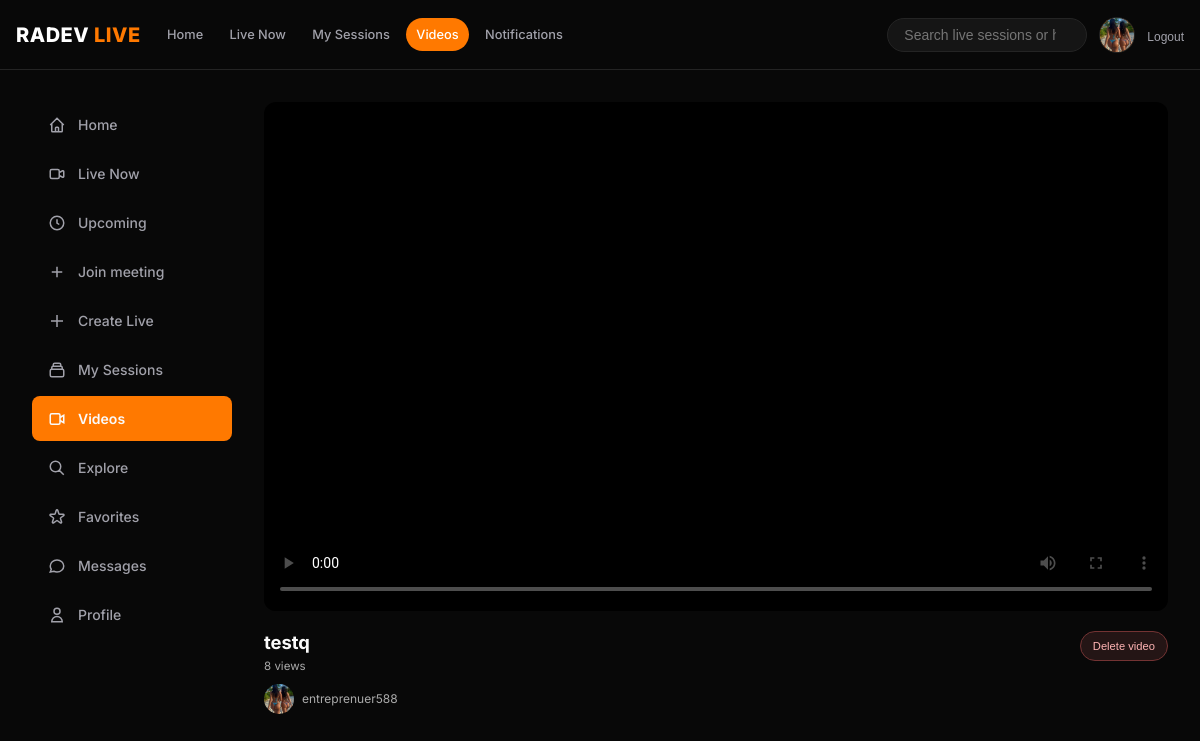
Screenshot of /videos/2/ (signed in) with the database file from the repository.
### accounts/models.py (models this page shows, shortened)
class UserProfile(models.Model):
    user = models.OneToOneField(
        User,
        on_delete=models.CASCADE,
        related_name='profile'
    )
    full_name = models.CharField(max_length=150, blank=True)
    username = models.SlugField(max_length=150, unique=True, blank=True)
    bio = models.TextField(max_length=500, blank=True)
    avatar = models.ImageField(
        upload_to='profiles/',
        blank=True,
        null=True
    )
    is_host = models.BooleanField(default=False)
    is_verified = models.BooleanField(default=False)
    created_at = models.DateTimeField(auto_now_add=True)

### streaming/models.py (models this page shows, shortened)
class UploadedVideo(models.Model):
    owner = models.ForeignKey(
        settings.AUTH_USER_MODEL,
        on_delete=models.CASCADE,
        related_name="uploaded_videos",
    )
    title = models.CharField(max_length=150)
    description = models.TextField(blank=True)
    cloudinary_public_id = models.CharField(max_length=255, unique=True)
    video_url = models.URLField(max_length=1000)
    thumbnail_url = models.URLField(max_length=1000)
    format = models.CharField(max_length=20)
    size_bytes = models.PositiveBigIntegerField()
    duration_seconds = models.FloatField(null=True, blank=True)
    view_count = models.PositiveBigIntegerField(default=0)
    created_at = models.DateTimeField(auto_now_add=True)
    class Meta:
        ordering = ["-created_at"]

### streaming/video_views.py (the view)
def video_detail(request, video_id):
    video = get_object_or_404(
        UploadedVideo.objects.select_related("owner", "owner__profile"),
        pk=video_id,
    )
    UploadedVideo.objects.filter(pk=video.pk).update(
        view_count=F("view_count") + 1,
    )
    video.refresh_from_db(fields=["view_count"])
    return render(
        request,
        "streaming/video_detail.html",
        {
            "video": video,
            "tip_target_type": "video",
            "tip_target_id": video.pk,
            "tip_recipient_name": user_display_name(video.owner),
            **tip_template_context(),
        },
    )

### streaming/mpesa.py (called while the page is built)
def is_mpesa_configured():
    configured = all((
        settings.MPESA_API_BASE_URL,
        settings.MPESA_CONSUMER_KEY,
        settings.MPESA_CONSUMER_SECRET,
        settings.MPESA_SHORTCODE,
        settings.MPESA_PASSKEY,
        settings.MPESA_CALLBACK_BASE_URL,
        settings.MPESA_CALLBACK_TOKEN,
    ))
    callback = urlparse(settings.MPESA_CALLBACK_BASE_URL)
    return configured and callback.scheme == "https" and bool(callback.netloc)

def tip_template_context():
    return {
        "mpesa_configured": is_mpesa_configured(),
        "tip_min_amount": settings.MPESA_TIP_MIN_AMOUNT,
        "tip_max_amount": settings.MPESA_TIP_MAX_AMOUNT,
        "tip_presets": settings.MPESA_TIP_PRESETS,
    }

def user_display_name(user):
    try:
        profile = user.profile
    except ObjectDoesNotExist:
        profile = None
    return (
        (profile.full_name if profile else "")
        or user.get_full_name()
        or user.get_username()
    )

### templates/streaming/video_detail.html (shortened to what this page needs)
{% extends "base_app.html" %}
{% block body_class %}video-detail-view{% endblock %}
{% block content %}
<main class="video-detail-page">
  <video class="video-player" controls preload="metadata" playsinline poster="{{ video.thumbnail_url }}">
    <source src="{{ video.video_url }}" type="{% if video.format == 'webm' %}video/webm{% else %}video/mp4{% endif %}">
  </video>
  <section class="video-detail-info">
    <div>
      <h1 class="video-detail-title">{{ video.title }}</h1>
      <p class="video-detail-views">{{ video.view_count }} views</p>
      {% if video.owner.profile.username %}
        <a class="video-detail-creator" href="{% url 'user_profile' video.owner.profile.username %}">
          {% if video.owner.profile.avatar %}<img src="{{ video.owner.profile.avatar.url }}" alt="">{% endif %}
          {{ video.owner.profile.full_name|default:video.owner.get_username }}
        </a>
      {% else %}
        <span class="video-detail-creator">{{ video.owner.get_username }}</span>
      {% endif %}
    </div>
    {% if user == video.owner %}
    <form method="post" action="{% url 'delete_video' video.pk %}" onsubmit="return confirm('Delete this video? This cannot be undone.');">
      <button class="video-delete-button" type="submit">Delete video</button>
    </form>
    {% endif %}
  </section>
</main>
{% endblock %}

### templates/base_app.html (shortened to what this page needs)
{% load static %}
<!DOCTYPE html>
<html lang="en">
<head>
</head>
<body class="{% block body_class %}{% endblock %}">
    <header class="topbar">
        <div class="topbar-left">
            <a href="{% url 'core:dashboard' %}" class="brand-logo">RADEV <span>LIVE</span></a>
            <nav class="nav-links">
                <a href="{% url 'core:dashboard' %}" class="{% if request.resolver_match.url_name == 'dashboard' %}active{% endif %}">Home</a>
                <a href="{% url 'explore_sessions' %}">Live Now</a>
                <a href="{% url 'my_sessions' %}">My Sessions</a>
                <a href="{% url 'video_library' %}" class="{% if request.resolver_match.url_name == 'video_library' or request.resolver_match.url_name == 'video_detail' %}active{% endif %}">Videos</a>
                <a href="{% url 'notifications' %}">Notifications</a>
            </nav>
        </div>
        <div class="topbar-right">
            <form action="{% url 'explore_sessions' %}" method="get" style="margin:0">
                <input type="search" name="q" value="{{ query }}" class="search-bar" placeholder="Search live sessions or hosts...">
            </form>
            {% if user.is_authenticated %}
            <a class="avatar" href="{% url 'profile' %}" title="{{ request.user.first_name|default:request.user.get_username }}" aria-label="Open profile">
                {% if request.user.profile.avatar %}<img src="{{ request.user.profile.avatar.url }}" alt="">{% else %}{{ request.user.first_name|default:request.user.get_username|first|upper }}{% endif %}
            </a>
            <form method="post" action="{% url 'account_logout' %}" style="margin: 0;">
                <button type="submit" style="background: none; border: none; color: var(--text-muted); cursor: pointer; font-size: 0.75rem;">Logout</button>
            </form>
            {% else %}
            <a href="{% url 'account_login' %}" style="font-size:.75rem;color:var(--text-muted)">Log in</a>
            {% endif %}
        </div>
    </header>
    <div class="page-container">
        <aside class="sidebar">
            <a href="{% url 'core:dashboard' %}" class="sidebar-item mobile-nav-item mobile-home {% if request.resolver_match.url_name == 'dashboard' %}active{% endif %}">
                <svg width="18" height="18" fill="none" stroke="currentColor" stroke-width="2" viewBox="0 0 24 24"><path d="M3 12l2-2m0 0l7-7 7 7M5 10v10a1 1 0 001 1h3m10-11l2 2m-2-2v10a1 1 0 01-1 1h-3m-6 0a1 1 0 001-1v-4a1 1 0 011-1h2a1 1 0 011 1v4a1 1 0 001 1m-6 0h6"/></svg>
                Home
            </a>
            <a href="{% url 'explore_sessions' %}" class="sidebar-item {% if request.resolver_match.url_name == 'explore_sessions' %}active{% endif %}">
                <svg width="18" height="18" fill="none" stroke="currentColor" stroke-width="2" viewBox="0 0 24 24"><path d="M15 10l4.553-2.276A1 1 0 0121 8.618v6.764a1 1 0 01-1.447.894L15 14M5 18h8a2 2 0 002-2V8a2 2 0 00-2-2H5a2 2 0 00-2 2v8a2 2 0 002 2z"/></svg>
                Live Now
            </a>
            <a href="{% url 'upcoming_sessions' %}" class="sidebar-item {% if request.resolver_match.url_name == 'upcoming_sessions' %}active{% endif %}">
                <svg width="18" height="18" fill="none" stroke="currentColor" stroke-width="2" viewBox="0 0 24 24"><circle cx="12" cy="12" r="9"/><path d="M12 7v5l3 2"/></svg>
                Upcoming
            </a>
            <a href="{% url 'join_meeting' %}" class="sidebar-item {% if request.resolver_match.url_name == 'join_meeting' %}active{% endif %}">
                <svg width="18" height="18" fill="none" stroke="currentColor" stroke-width="2" viewBox="0 0 24 24"><path d="M12 5v14m7-7H5"/></svg>
                Join meeting
            </a>
            <a href="{% url 'create_session' %}" class="sidebar-item mobile-nav-item mobile-go-live {% if request.resolver_match.url_name == 'create_session' %}active{% endif %}">
                <svg width="18" height="18" fill="none" stroke="currentColor" stroke-width="2" viewBox="0 0 24 24"><path d="M12 4v16m8-8H4"/></svg>
                <span class="desktop-nav-label">Create Live</span><span class="mobile-nav-label">Go Live</span>
            </a>
            <a href="{% url 'my_sessions' %}" class="sidebar-item {% if request.resolver_match.url_name == 'my_sessions' %}active{% endif %}">
                <svg width="18" height="18" fill="none" stroke="currentColor" stroke-width="2" viewBox="0 0 24 24"><path d="M19 11H5m14 0a2 2 0 012 2v6a2 2 0 01-2 2H5a2 2 0 01-2-2v-6a2 2 0 012-2m14 0V9a2 2 0 00-2-2M5 11V9a2 2 0 012-2m0 0V5a2 2 0 012-2h6a2 2 0 012 2v2M7 7h10"/></svg>
                My Sessions
            </a>
            <a href="{% url 'video_library' %}" class="sidebar-item {% if request.resolver_match.url_name == 'video_library' or request.resolver_match.url_name == 'video_detail' %}active{% endif %}">
                <svg width="18" height="18" fill="none" stroke="currentColor" stroke-width="2" viewBox="0 0 24 24"><rect x="3" y="5" width="13" height="14" rx="2"/><path d="m16 10 5-3v10l-5-3"/></svg>
                Videos
            </a>
            <a href="{% url 'explore_sessions' %}" class="sidebar-item mobile-nav-item mobile-explore {% if request.resolver_match.url_name == 'explore_sessions' %}active{% endif %}">
                <svg width="18" height="18" fill="none" stroke="currentColor" stroke-width="2" viewBox="0 0 24 24"><path d="M21 21l-6-6m2-5a7 7 0 11-14 0 7 7 0 0114 0z"/></svg>
                Explore
            </a>
            <a href="{% url 'favorites' %}" class="sidebar-item {% if request.resolver_match.url_name == 'favorites' %}active{% endif %}">
                Favorites
            </a>
            <a href="{% url 'messages' %}" class="sidebar-item mobile-nav-item mobile-inbox {% if request.resolver_match.url_name == 'messages' %}active{% endif %}">
                <svg width="18" height="18" fill="none" stroke="currentColor" stroke-width="2" viewBox="0 0 24 24"><path d="M8 12h.01M12 12h.01M16 12h.01M21 12c0 4.418-4.03 8-9 8a9.863 9.863 0 01-4.255-.949L3 20l1.395-3.72C3.512 15.042 3 13.574 3 12c0-4.418 4.03-8 9-8s9 3.582 9 8z"/></svg>
                <span class="desktop-nav-label">Messages</span><span class="mobile-nav-label">Inbox</span>
            </a>
            <a href="{% url 'profile' %}" class="sidebar-item mobile-nav-item mobile-profile {% if request.resolver_match.url_name == 'profile' %}active{% endif %}">
                <svg width="18" height="18" fill="none" stroke="currentColor" stroke-width="2" viewBox="0 0 24 24"><path d="M16 7a4 4 0 11-8 0 4 4 0 018 0zM12 14a7 7 0 00-7 7h14a7 7 0 00-7-7z"/></svg>
                Profile
            </a>
        </aside>
        <main class="main-feed">
            {% block content %}{% endblock %}
        </main>
    </div>
</body>
</html>

### rows the page displays
UploadedVideo: title "testq", view_count "8", owner.profile.avatar (picture), owner.profile.full_name "entreprenuer588"
